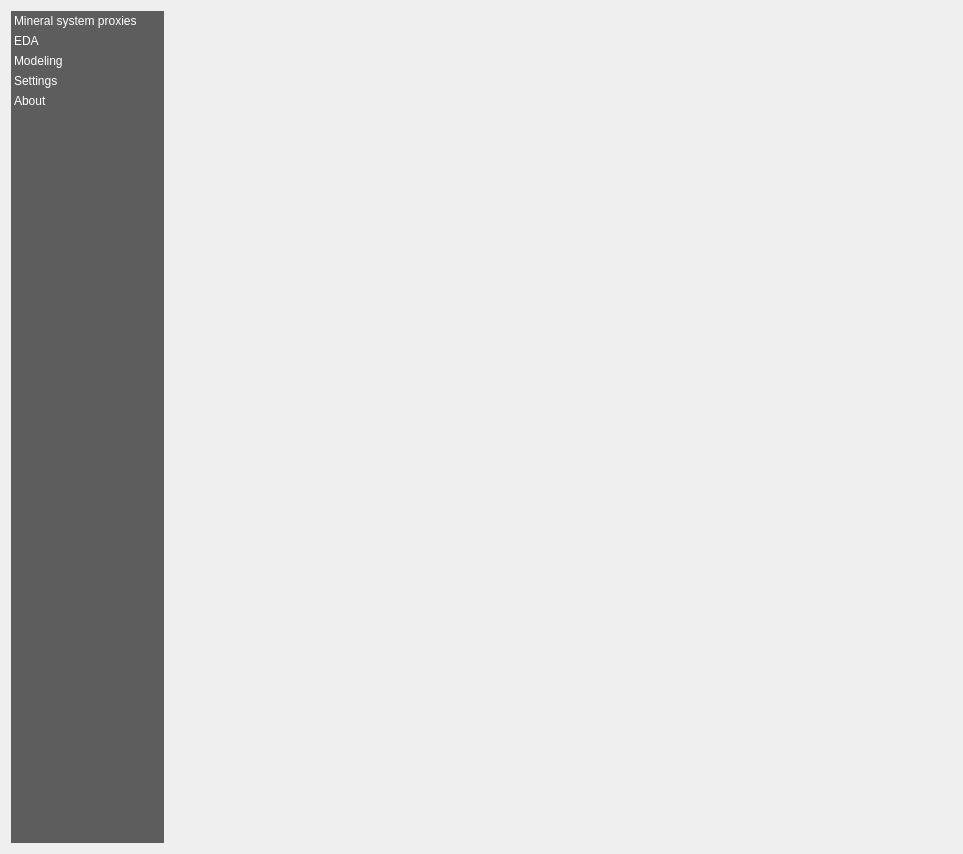
<?xml version="1.0" encoding="UTF-8"?>
<ui version="4.0">
 <class>Dialog</class>
 <widget class="QDialog" name="Dialog">
  <property name="geometry">
   <rect>
    <x>0</x>
    <y>0</y>
    <width>963</width>
    <height>854</height>
   </rect>
  </property>
  <property name="windowTitle">
   <string>EIS Wizard</string>
  </property>
  <property name="windowIcon">
   <iconset>
    <normaloff>../icons/eis_icon.svg</normaloff>../icons/eis_icon.svg</iconset>
  </property>
  <layout class="QHBoxLayout" name="horizontalLayout">
   <item>
    <widget class="QListWidget" name="menu_widget">
     <property name="sizePolicy">
      <sizepolicy hsizetype="Minimum" vsizetype="Expanding">
       <horstretch>0</horstretch>
       <verstretch>0</verstretch>
      </sizepolicy>
     </property>
     <property name="minimumSize">
      <size>
       <width>100</width>
       <height>200</height>
      </size>
     </property>
     <property name="maximumSize">
      <size>
       <width>153</width>
       <height>16777215</height>
      </size>
     </property>
     <property name="styleSheet">
      <string notr="true">QListWidget{
	background-color: rgb(69, 69, 69, 220);
	outline: 0;
}
QListWidget::item {
	color: white;
	padding: 3px;
}
QListWidget::item::selected {
	color: black;
	background-color:palette(Window);
    padding-right: 0px;
}</string>
     </property>
     <property name="frameShape">
      <enum>QFrame::Box</enum>
     </property>
     <property name="lineWidth">
      <number>0</number>
     </property>
     <property name="iconSize">
      <size>
       <width>32</width>
       <height>32</height>
      </size>
     </property>
     <property name="uniformItemSizes">
      <bool>true</bool>
     </property>
     <property name="currentRow">
      <number>-1</number>
     </property>
     <item>
      <property name="text">
       <string>Mineral system proxies</string>
      </property>
      <property name="whatsThis">
       <string extracomment="Process proxies for selected mineral system and study scale"/>
      </property>
     </item>
     <item>
      <property name="text">
       <string>EDA</string>
      </property>
     </item>
     <item>
      <property name="text">
       <string>Modeling</string>
      </property>
     </item>
     <item>
      <property name="text">
       <string>Settings</string>
      </property>
     </item>
     <item>
      <property name="text">
       <string>About</string>
      </property>
     </item>
    </widget>
   </item>
   <item>
    <widget class="QStackedWidget" name="pages_widget"/>
   </item>
  </layout>
 </widget>
 <resources/>
 <connections/>
</ui>
